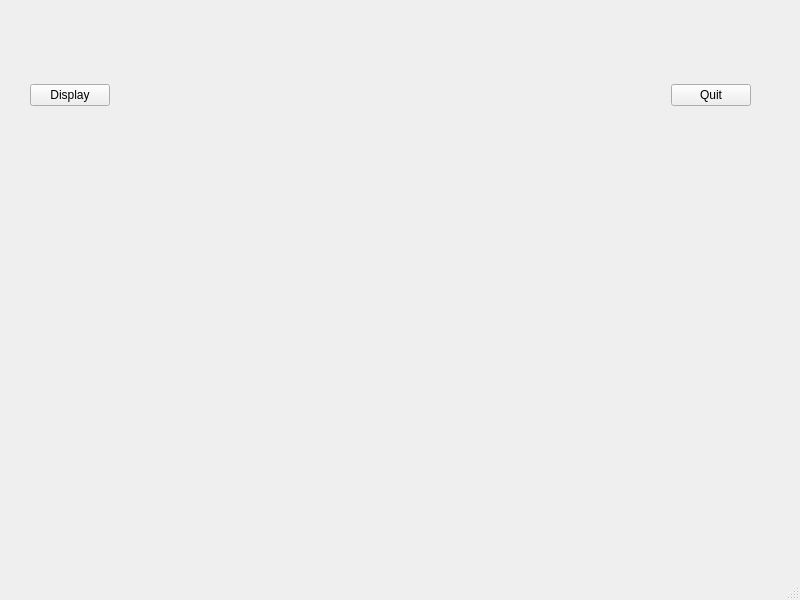
<?xml version="1.0" encoding="UTF-8"?>
<ui version="4.0">
 <class>MainWindow</class>
 <widget class="QMainWindow" name="MainWindow">
  <property name="geometry">
   <rect>
    <x>0</x>
    <y>0</y>
    <width>800</width>
    <height>600</height>
   </rect>
  </property>
  <property name="windowTitle">
   <string>MainWindow</string>
  </property>
  <widget class="QWidget" name="centralwidget">
   <widget class="QWidget" name="verticalLayoutWidget">
    <property name="geometry">
     <rect>
      <x>30</x>
      <y>160</y>
      <width>721</width>
      <height>361</height>
     </rect>
    </property>
    <layout class="QVBoxLayout" name="verticalLayout"/>
   </widget>
   <widget class="QWidget" name="horizontalLayoutWidget">
    <property name="geometry">
     <rect>
      <x>30</x>
      <y>40</y>
      <width>721</width>
      <height>111</height>
     </rect>
    </property>
    <layout class="QHBoxLayout" name="horizontalLayout">
     <item>
      <widget class="QPushButton" name="pushButton_start">
       <property name="text">
        <string>Display</string>
       </property>
      </widget>
     </item>
     <item>
      <spacer name="horizontalSpacer">
       <property name="orientation">
        <enum>Qt::Horizontal</enum>
       </property>
       <property name="sizeHint" stdset="0">
        <size>
         <width>40</width>
         <height>20</height>
        </size>
       </property>
      </spacer>
     </item>
     <item>
      <widget class="QPushButton" name="pushButton_quit">
       <property name="text">
        <string>Quit</string>
       </property>
      </widget>
     </item>
    </layout>
   </widget>
  </widget>
  <widget class="QMenuBar" name="menubar">
   <property name="geometry">
    <rect>
     <x>0</x>
     <y>0</y>
     <width>800</width>
     <height>22</height>
    </rect>
   </property>
  </widget>
  <widget class="QStatusBar" name="statusbar"/>
 </widget>
 <resources/>
 <connections/>
</ui>
